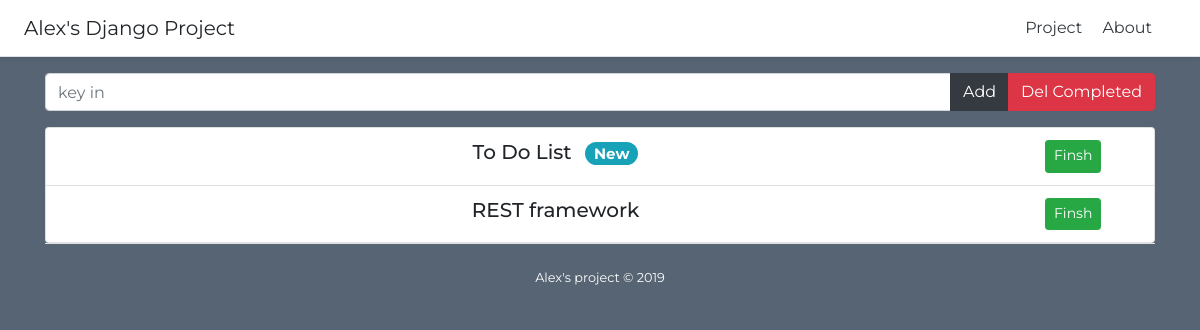
Page /week1/ on the committed database.
### main/models.py (models this page shows)
class Lists(models.Model):
    title = models.CharField(max_length=100)
    completed = models.BooleanField(default=False)
    created_at = models.DateTimeField(auto_now=True)

### main/views.py (the view)
# urls.py: path('week1/', views.week1,name='week1'),
def week1(request):
    return render(request, 'week1/index.html', {
        'Lists': Lists.objects.all(),
    })

### templates/week1/index.html (shortened to what this page needs)
{% extends 'index/base.html' %}
{% load static %}
{% block content %}
<div class="container text-center">
    <div class="input-group mb-3">
        <input id="list_input" type="text" class="form-control" placeholder="key in" aria-label="key in" aria-describedby="basic-addon2">
        <div class="input-group-append">
            <button id="list_add" class="btn btn-dark" type="button">Add</button>
            <a href="{% url 'del_completed' %}" role="button" class="btn btn-danger">Del Completed</a>
        </div>
    </div>
    <div>
        <ul class="list-group">
            {% now "Ymd" as today %}
            {% for List in Lists %}
            <li class="list-group-item d-flex {% if List.completed == True %}completed{% endif %}">
                <h5 class="col-10 col-md-11">{{ List.title }}
                    {% if List.created_at|date:'Ymd' == today  %}
                        {% if List.completed == False  %}
                        <span class="badge badge-pill badge-info ml-2">New</span>
                        {% endif %}
                    {% endif %}
                </h5>
                <a href="{% url 'list_finsh' List.id %}" role="button"  class="btn btn-success btn-sm justify-content-end {% if List.completed == True %}disabled" aria-disabled="true"{% else %}"{% endif %}>Finsh</a>
            </li>
            {% endfor %}
          </ul>
    </div>
</div>
{% endblock %}

### templates/index/base.html (style rules this page uses)
body { font-family: 'Montserrat', sans-serif; }

### templates/week1/index.html (style rules this page uses)
body { background: rgba(44, 62, 80, .8); }

### rows in the picture
Lists: title "To Do List", completed "New"
Lists: title "REST framework"
